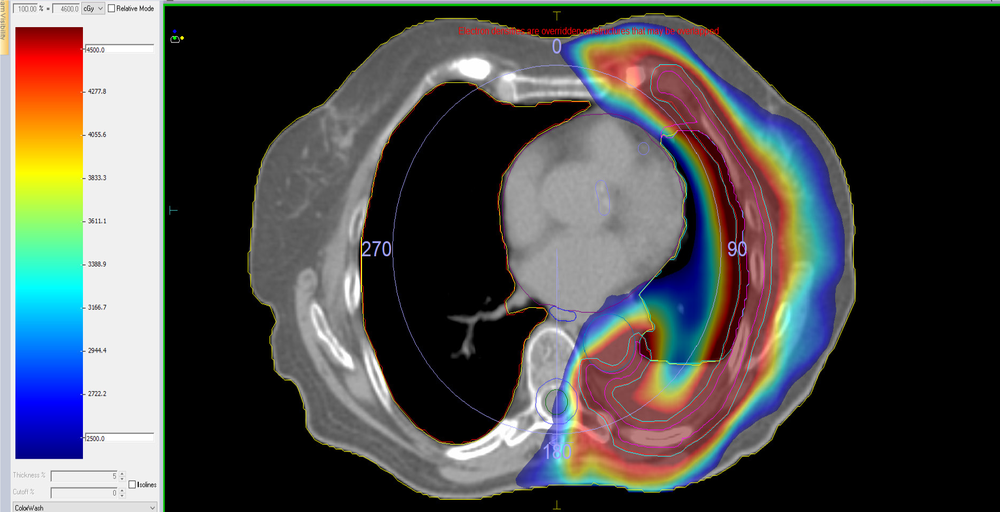
#> input picture content/0.png, 1000 x 512 px, shrunk from 1881 x 963 before the run; its folder holds only this picture in this run
$ python analysis_metric.py
#> lines starting #> are read from the running program, lines starting #| are printed output that depends on the picture; after the words box and inside, x2 and y2 are one past the last pixel; in counts of white or black regions, pixels touching at a corner belong together
import cv2
import numpy as np
from skimage.metrics import structural_similarity as ssim
from skimage.color import rgb2lab, deltaE_ciede2000
import os

def calculate_iou(mask1, mask2):
    """Calcula a métrica Intersection over Union (IoU) para duas máscaras."""
    mask1 = mask1.astype(bool)
    mask2 = mask2.astype(bool)
    intersection = np.logical_and(mask1, mask2)
    union = np.logical_or(mask1, mask2)
    if np.sum(union) == 0:
        return 1.0  # Se não houver união, significa que ambas as máscaras estão vazias e são idênticas.
    iou_score = np.sum(intersection) / np.sum(union)
    return iou_score

# --- CONFIGURAÇÃO ---
base_path = 'content'
# Filtros de daltonismo que esperamos encontrar
filter_suffixes = {
    "deuteranopia": "_deuteranopia.png",
    "protanopia": "_protanopia.png",
    "tritanopia": "_tritanopia.png"
}

# Definição do intervalo de cor vermelha para o PTV
lower_red_rgb = np.array([150, 0, 0])
upper_red_rgb = np.array([255, 100, 100])

print("Iniciando análise das imagens...\n")

# --- LOOP PRINCIPAL DE ANÁLISE ---
# Lista todos os arquivos na pasta 'content'
all_files = os.listdir(base_path)

# Encontra as imagens originais (aquelas que não contêm sufixos de filtro)
original_images_names = []
for filename in all_files:
    if filename.endswith(".png") and not any(s in filename for s in filter_suffixes.values()):
        original_images_names.append(filename)

# Garante uma ordem consistente
original_images_names.sort()

if not original_images_names:
    print(f"Nenhuma imagem original (.png) encontrada na pasta '{base_path}'.")
else:
    for original_name in original_images_names:
        original_path = os.path.join(base_path, original_name)

        print(f"{'='*50}")
        print(f"=== ANALISANDO IMAGEM ORIGINAL: {original_name} ===")
        print(f"{'='*50}")

        original_image = cv2.imread(original_path)
#> original_image is the input picture: shape (512, 1000, 3); mean B, G, R 77, 77.9, 78.2
        if original_image is None:
            print(f"ERRO: Não foi possível carregar a imagem original: {original_path}")
            continue

        original_image_rgb = cv2.cvtColor(original_image, cv2.COLOR_BGR2RGB)
        original_gray = cv2.cvtColor(original_image, cv2.COLOR_BGR2GRAY)
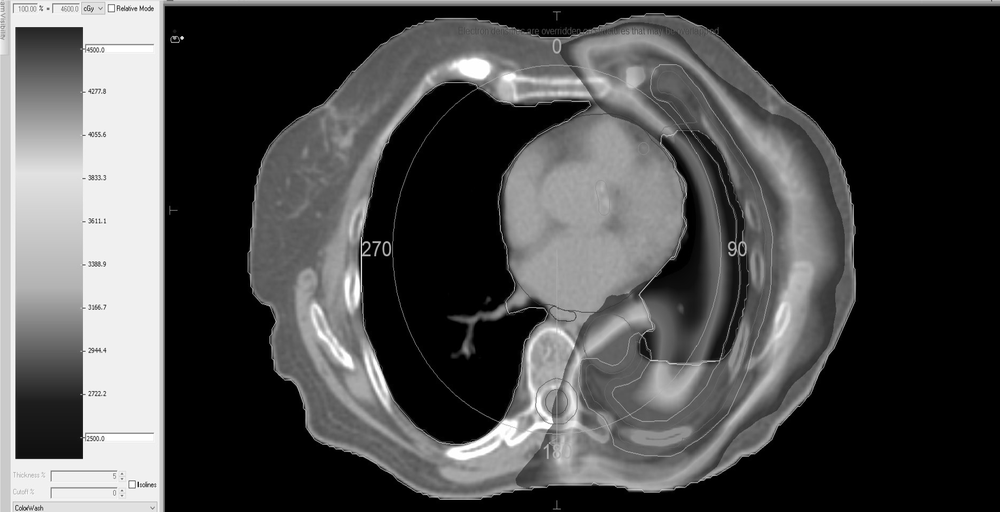
#> original_gray: shape (512, 1000); min 0, max 255, mean 77.9

        # Cria a máscara PTV para a imagem original
        original_ptv_mask = cv2.inRange(original_image_rgb, lower_red_rgb, upper_red_rgb)
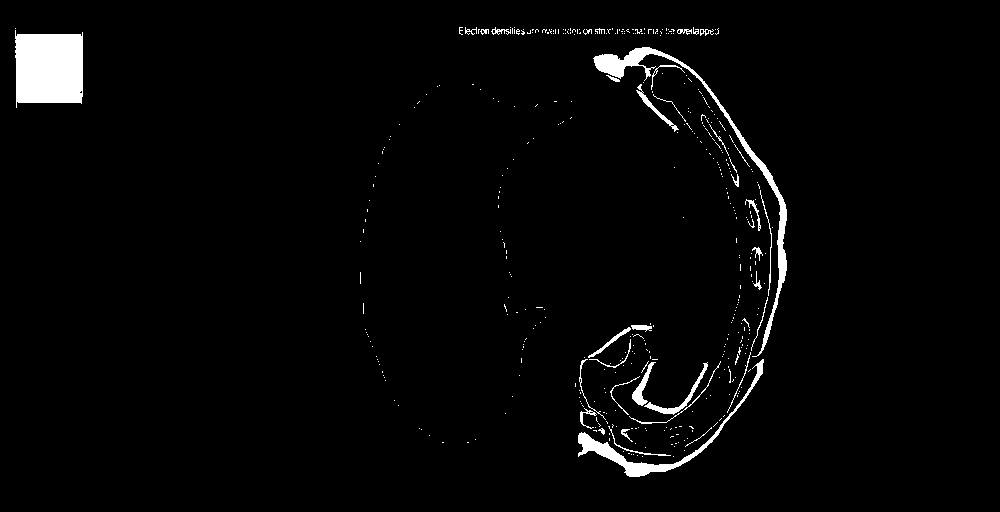
#> original_ptv_mask: shape (512, 1000); 2.5% white; 419 white regions (381 under 20 px), largest, box (x1, y1, x2, y2) and area: (15, 30, 83, 108) 4637, (593, 47, 787, 357) 2673, (578, 359, 764, 477) 1683

        # Calcula a cor média do PTV na imagem original (necessário para Delta E)
        # Verifica se a máscara não está vazia para evitar erro de divisão por zero
        if np.sum(original_ptv_mask) > 0:
            mean_color_original_bgr = cv2.mean(original_image, mask=original_ptv_mask)[:3]
#> mean_color_original_bgr = (41.24, 58.54, 199.9)
            mean_color_original_rgb = np.array([mean_color_original_bgr[2], mean_color_original_bgr[1], mean_color_original_bgr[0]])
#> mean_color_original_rgb = [199.9, 58.54, 41.24]
            lab_original = rgb2lab(np.uint8([[mean_color_original_rgb]]))
#> lab_original = [[46.09, 54.74, 42.17]]
        else:
            print(f"AVISO: Máscara PTV vazia para {original_name}. Delta E não será calculado para esta imagem.")
            mean_color_original_bgr = None # Indica que não há cor para calcular

        # Remove a extensão .png para formar o nome base dos arquivos filtrados
        base_name_without_ext = os.path.splitext(original_name)[0]

        found_filtered_for_original = False
        for filter_type, suffix in filter_suffixes.items():
            filtered_filename = f"{base_name_without_ext}{suffix}"
            filtered_path = os.path.join(base_path, filtered_filename)

            print(f"\n--- Comparando com filtro: {filter_type.upper()} ---")

            filtered_image = cv2.imread(filtered_path)

            if filtered_image is None:
                print(f"  -> AVISO: Imagem filtrada não encontrada: {filtered_path}. Pulando cálculos para este filtro.")
                continue

            found_filtered_for_original = True

            filtered_image_rgb = cv2.cvtColor(filtered_image, cv2.COLOR_BGR2RGB)
            filtered_gray = cv2.cvtColor(filtered_image, cv2.COLOR_BGR2GRAY)

            # --- 1. Cálculo de IoU ---
            filtered_ptv_mask = cv2.inRange(filtered_image_rgb, lower_red_rgb, upper_red_rgb)
            iou_value = calculate_iou(original_ptv_mask, filtered_ptv_mask)
            print(f"  -> Pontuação de Sobreposição (IoU): {iou_value:.4f}")

            # --- 2. Cálculo de SSIM ---
            ssim_value, _ = ssim(original_gray, filtered_gray, full=True)
            print(f"  -> Índice de Similaridade Estrutural (SSIM): {ssim_value:.4f}")

            # --- 3. Cálculo do Delta E ---
            if mean_color_original_bgr is not None and np.sum(original_ptv_mask) > 0:
                mean_color_filtered_bgr = cv2.mean(filtered_image, mask=original_ptv_mask)[:3]
                mean_color_filtered_rgb = np.array([mean_color_filtered_bgr[2], mean_color_filtered_bgr[1], mean_color_filtered_bgr[0]])
                lab_filtered = rgb2lab(np.uint8([[mean_color_filtered_rgb]]))
                delta_e_value = deltaE_ciede2000(lab_original, lab_filtered)[0][0]
                print(f"  -> Diferença de Cor (Delta E 2000) no PTV: {delta_e_value:.2f}")
            else:
                print(f"  -> Delta E 2000: Não calculado devido à máscara PTV vazia ou cor original não definida.")

        if not found_filtered_for_original:
            print(f"Nenhuma imagem filtrada correspondente encontrada para {original_name}.")

print("\nAnálise concluída!")
